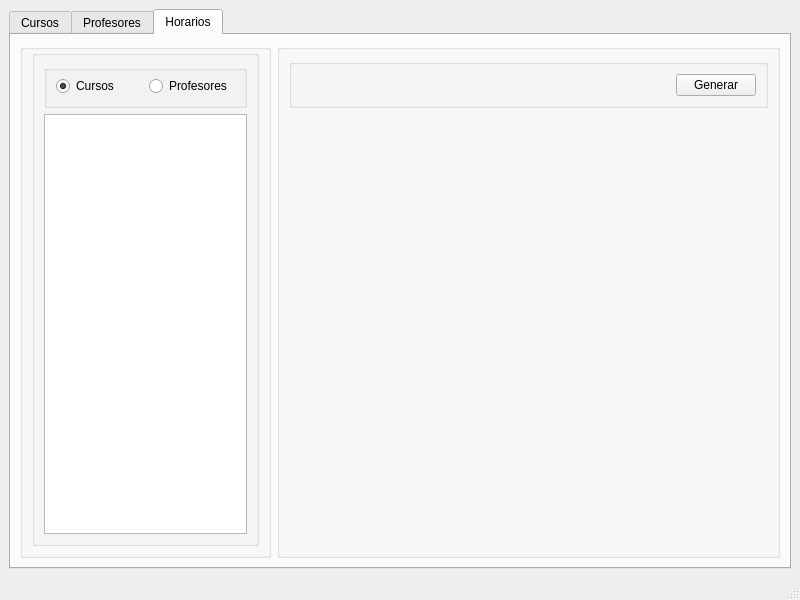
<?xml version="1.0" encoding="UTF-8"?>
<ui version="4.0">
 <class>MainWindow</class>
 <widget class="QMainWindow" name="MainWindow">
  <property name="geometry">
   <rect>
    <x>0</x>
    <y>0</y>
    <width>800</width>
    <height>600</height>
   </rect>
  </property>
  <property name="windowTitle">
   <string>GHE</string>
  </property>
  <property name="windowIcon">
   <iconset resource="resources/main_logos.qrc">
    <normaloff>:/main/box.svg</normaloff>:/main/box.svg</iconset>
  </property>
  <widget class="QWidget" name="centralwidget">
   <layout class="QHBoxLayout" name="horizontalLayout">
    <item>
     <widget class="QTabWidget" name="tabWidget">
      <property name="currentIndex">
       <number>2</number>
      </property>
      <widget class="QWidget" name="ventana_cursos" native="true">
       <attribute name="title">
        <string>Cursos</string>
       </attribute>
       <layout class="QHBoxLayout" name="horizontalLayout_2" stretch="1,2">
        <item>
         <widget class="QGroupBox" name="groupBox">
          <property name="title">
           <string/>
          </property>
          <layout class="QVBoxLayout" name="verticalLayout">
           <item>
            <widget class="QPushButton" name="b_agregar_curso">
             <property name="text">
              <string>Agregar Curso</string>
             </property>
            </widget>
           </item>
           <item>
            <widget class="QListView" name="lista_cursos"/>
           </item>
          </layout>
         </widget>
        </item>
        <item>
         <widget class="QStackedWidget" name="datos_cursos">
          <widget class="QWidget" name="page_3"/>
          <widget class="QWidget" name="page_4"/>
         </widget>
        </item>
       </layout>
      </widget>
      <widget class="QWidget" name="ventana_profesores" native="true">
       <attribute name="title">
        <string>Profesores</string>
       </attribute>
       <layout class="QHBoxLayout" name="horizontalLayout_3" stretch="1,2">
        <item>
         <widget class="QGroupBox" name="groupBox_2">
          <property name="title">
           <string/>
          </property>
          <layout class="QVBoxLayout" name="verticalLayout_2">
           <item>
            <widget class="QPushButton" name="b_agregar_profesor">
             <property name="text">
              <string>Agregar Profesor</string>
             </property>
            </widget>
           </item>
           <item>
            <widget class="QListView" name="lista_profesores"/>
           </item>
          </layout>
         </widget>
        </item>
        <item>
         <widget class="QStackedWidget" name="datos_profesores">
          <widget class="QWidget" name="page_5"/>
          <widget class="QWidget" name="page_6"/>
         </widget>
        </item>
       </layout>
      </widget>
      <widget class="QWidget" name="ventana_horarios" native="true">
       <attribute name="title">
        <string>Horarios</string>
       </attribute>
       <layout class="QHBoxLayout" name="horizontalLayout_7" stretch="1,2">
        <item>
         <widget class="QGroupBox" name="caja_manejo_horarios">
          <property name="title">
           <string/>
          </property>
          <layout class="QHBoxLayout" name="horizontalLayout_6" stretch="1">
           <property name="topMargin">
            <number>0</number>
           </property>
           <item>
            <widget class="QGroupBox" name="caja_seleccion_horarios">
             <property name="title">
              <string/>
             </property>
             <layout class="QVBoxLayout" name="verticalLayout_3" stretch="0,0">
              <item>
               <widget class="QGroupBox" name="caja_botones_horarios">
                <property name="title">
                 <string/>
                </property>
                <layout class="QHBoxLayout" name="horizontalLayout_5">
                 <property name="topMargin">
                  <number>5</number>
                 </property>
                 <item>
                  <widget class="QRadioButton" name="radioButton_2">
                   <property name="text">
                    <string>Cursos</string>
                   </property>
                   <property name="checked">
                    <bool>true</bool>
                   </property>
                  </widget>
                 </item>
                 <item>
                  <widget class="QRadioButton" name="radioButton">
                   <property name="text">
                    <string>Profesores</string>
                   </property>
                  </widget>
                 </item>
                </layout>
               </widget>
              </item>
              <item>
               <widget class="QListView" name="lista_horarios"/>
              </item>
             </layout>
            </widget>
           </item>
          </layout>
         </widget>
        </item>
        <item>
         <widget class="QGroupBox" name="groupBox_3">
          <property name="title">
           <string/>
          </property>
          <layout class="QVBoxLayout" name="verticalLayout_5" stretch="0,0">
           <item>
            <widget class="QGroupBox" name="caja_generacion_horarios">
             <property name="title">
              <string/>
             </property>
             <layout class="QHBoxLayout" name="horizontalLayout_4">
              <item>
               <spacer name="horizontalSpacer">
                <property name="orientation">
                 <enum>Qt::Horizontal</enum>
                </property>
                <property name="sizeHint" stdset="0">
                 <size>
                  <width>40</width>
                  <height>20</height>
                 </size>
                </property>
               </spacer>
              </item>
              <item>
               <widget class="QPushButton" name="pushButton">
                <property name="text">
                 <string>Generar</string>
                </property>
               </widget>
              </item>
             </layout>
            </widget>
           </item>
           <item>
            <widget class="QStackedWidget" name="datos_profesores_2">
             <property name="currentIndex">
              <number>1</number>
             </property>
             <widget class="QWidget" name="page_7"/>
             <widget class="QWidget" name="page_8"/>
            </widget>
           </item>
          </layout>
         </widget>
        </item>
       </layout>
      </widget>
     </widget>
    </item>
   </layout>
  </widget>
  <widget class="QMenuBar" name="menubar">
   <property name="geometry">
    <rect>
     <x>0</x>
     <y>0</y>
     <width>800</width>
     <height>24</height>
    </rect>
   </property>
  </widget>
  <widget class="QStatusBar" name="statusbar"/>
 </widget>
 <resources>
  <include location="resources/main_logos.qrc"/>
 </resources>
 <connections/>
</ui>
